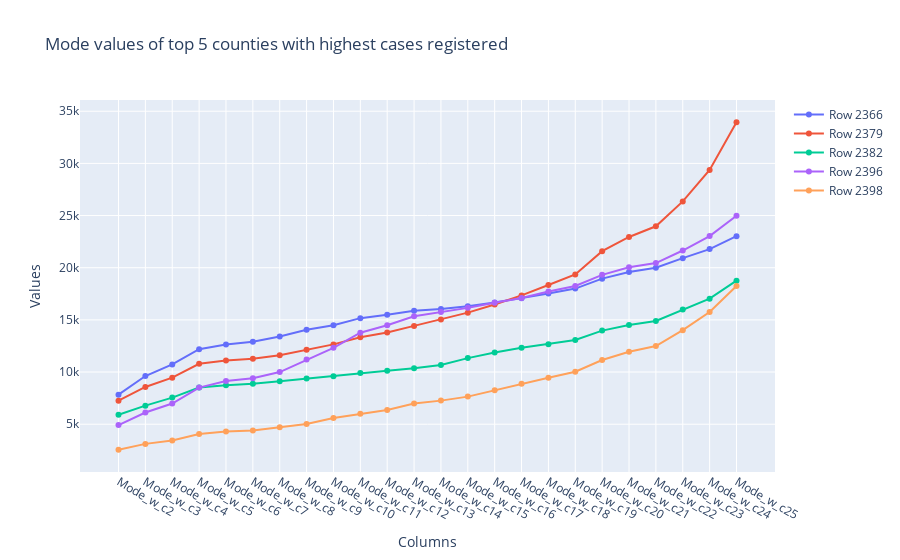

The notebook cell this image was saved under:
### Markdown cell above
![mode5death.png](attachment:mode5death.png)

### Code cell
df_c1= pd.DataFrame(weekly_mean_c)
fig = go.Figure()
for index, row in df_c1.iterrows():
    fig.add_trace(go.Scatter(x=df_c1.columns[1:], y=row[1:], mode='lines+markers', name=f'Row {index}'))
fig.update_layout(title='Mean values of top 5 counties with highest cases registered',
                  xaxis_title='Columns',
                  yaxis_title='Values')
#fig.show()



df_c2= pd.DataFrame(weekly_median_c)
fig = go.Figure()
for index, row in df_c2.iterrows():
    fig.add_trace(go.Scatter(x=df_c2.columns[1:], y=row[1:], mode='lines+markers', name=f'Row {index}'))
fig.update_layout(title='Me values of top 5 counties with highest cases registered',
                  xaxis_title='Columns',
                  yaxis_title='Values')
#fig.show()



df_c3= pd.DataFrame(weekly_mode_c)
fig = go.Figure()
for index, row in df_c3.iterrows():
    fig.add_trace(go.Scatter(x=df_c3.columns[1:], y=row[1:], mode='lines+markers', name=f'Row {index}'))
fig.update_layout(title='Mode values of top 5 counties with highest cases registered',
                  xaxis_title='Columns',
                  yaxis_title='Values')

#fig.show()

### Figure 1 — Plotly figure (JSON) as saved in the notebook; plotly's stock layout.template omitted (floating-point values rounded to 4 significant figures)
{"data": [{"mode": "lines+markers", "name": "Row 2366", "type": "scatter", "x": ["Mode_w_c2", "Mode_w_c3", "Mode_w_c4", "Mode_w_c5", "Mode_w_c6", "Mode_w_c7", "Mode_w_c8", "Mode_w_c9", "Mode_w_c10", "Mode_w_c11", "Mode_w_c12", "Mode_w_c13", "Mode_w_c14", "Mode_w_c15", "Mode_w_c16", "Mode_w_c17", "Mode_w_c18", "Mode_w_c19", "Mode_w_c20", "Mode_w_c21", "Mode_w_c22", "Mode_w_c23", "Mode_w_c24", "Mode_w_c25"], "y": [7832, 9618, 10726, 12188, 12631, 12911, 13405, 14053, 14485, 15167, 15500, 15886, 16046, 16302, 16663, 17075, 17529, 18002, 18954, 19591, 19992, 20918, 21783, 23028]}, {"mode": "lines+markers", "name": "Row 2379", "type": "scatter", "x": ["Mode_w_c2", "Mode_w_c3", "Mode_w_c4", "Mode_w_c5", "Mode_w_c6", "Mode_w_c7", "Mode_w_c8", "Mode_w_c9", "Mode_w_c10", "Mode_w_c11", "Mode_w_c12", "Mode_w_c13", "Mode_w_c14", "Mode_w_c15", "Mode_w_c16", "Mode_w_c17", "Mode_w_c18", "Mode_w_c19", "Mode_w_c20", "Mode_w_c21", "Mode_w_c22", "Mode_w_c23", "Mode_w_c24", "Mode_w_c25"], "y": [7253, 8571, 9463, 10795, 11109, 11277, 11620, 12137, 12650, 13328, 13786, 14423, 15027, 15693, 16469, 17349, 18345, 19350, 21590, 22950, 23973, 26358, 29370, 33935]}, {"mode": "lines+markers", "name": "Row 2382", "type": "scatter", "x": ["Mode_w_c2", "Mode_w_c3", "Mode_w_c4", "Mode_w_c5", "Mode_w_c6", "Mode_w_c7", "Mode_w_c8", "Mode_w_c9", "Mode_w_c10", "Mode_w_c11", "Mode_w_c12", "Mode_w_c13", "Mode_w_c14", "Mode_w_c15", "Mode_w_c16", "Mode_w_c17", "Mode_w_c18", "Mode_w_c19", "Mode_w_c20", "Mode_w_c21", "Mode_w_c22", "Mode_w_c23", "Mode_w_c24", "Mode_w_c25"], "y": [5903, 6781, 7548, 8523, 8743, 8889, 9112, 9376, 9602, 9897, 10116, 10361, 10684, 11337, 11879, 12318, 12676, 13068, 13973, 14517, 14895, 15990, 17034, 18760]}, {"mode": "lines+markers", "name": "Row 2396", "type": "scatter", "x": ["Mode_w_c2", "Mode_w_c3", "Mode_w_c4", "Mode_w_c5", "Mode_w_c6", "Mode_w_c7", "Mode_w_c8", "Mode_w_c9", "Mode_w_c10", "Mode_w_c11", "Mode_w_c12", "Mode_w_c13", "Mode_w_c14", "Mode_w_c15", "Mode_w_c16", "Mode_w_c17", "Mode_w_c18", "Mode_w_c19", "Mode_w_c20", "Mode_w_c21", "Mode_w_c22", "Mode_w_c23", "Mode_w_c24", "Mode_w_c25"], "y": [4918, 6117, 6978, 8512, 9142, 9404, 9997, 11194, 12318, 13771, 14479, 15340, 15764, 16152, 16652, 17107, 17716, 18256, 19315, 20038, 20446, 21648, 23031, 24975]}, {"mode": "lines+markers", "name": "Row 2398", "type": "scatter", "x": ["Mode_w_c2", "Mode_w_c3", "Mode_w_c4", "Mode_w_c5", "Mode_w_c6", "Mode_w_c7", "Mode_w_c8", "Mode_w_c9", "Mode_w_c10", "Mode_w_c11", "Mode_w_c12", "Mode_w_c13", "Mode_w_c14", "Mode_w_c15", "Mode_w_c16", "Mode_w_c17", "Mode_w_c18", "Mode_w_c19", "Mode_w_c20", "Mode_w_c21", "Mode_w_c22", "Mode_w_c23", "Mode_w_c24", "Mode_w_c25"], "y": [2561, 3114, 3447, 4052, 4299, 4400, 4715, 5016, 5593, 5996, 6361, 6974, 7261, 7644, 8261, 8868, 9462, 10031, 11158, 11950, 12496, 14017, 15759, 18242]}], "layout": {"title": {"text": "Mode values of top 5 counties with highest cases registered"}, "xaxis": {"title": {"text": "Columns"}}, "yaxis": {"title": {"text": "Values"}}}}
